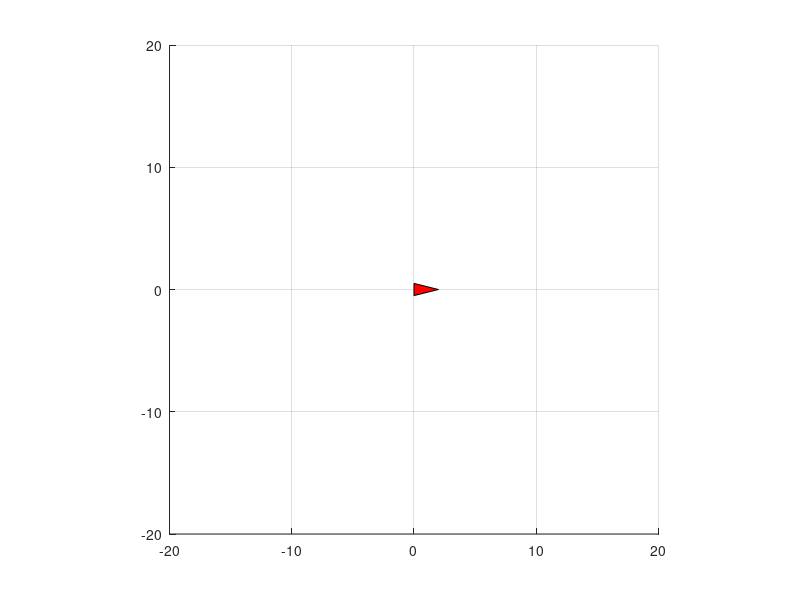

Write the MATLAB code that produced this figure. (Note: this script raises an error after producing the figure.)
%% Initial configurations
clc % Clear all text from command window
close all % Close all figures previously opened
clear % Clear previous environment variables
addpath RI/lib/
%addpath('../lib') % Update yout matlab path (the folder must exist)

list_of_exercises = { 
   %'Ex1'
   %'Ex2'
   %'Ex2mod'
   %'Ex3'
   'Ex4'

  }; %Defines the exercise to be executed (one or more at a time).


%% Ex1 -------------------------------------------------------------------

exercise = 'Ex1'; % Define the name of the current exercise
if ismember(exercise, list_of_exercises) %... if exer. in list_of_exercises
    disp(['Executing ' exercise ':'])
    clearvars -except list_of_exercises % Delete all previously declared vars

    P1=[-1 0]';
    P2=[1 0]';
    P3=[0 2]';
    
    A1=[P1 P2 P3];
    
    
    fill(A1(1,:),A1(2,:), 'g')
    axis equal
    axis([-10 10 -10 10])
    grid on
    
    v=[5 0]';
    A2=A1+v;
    
    hold on
    
    h=fill (A2(1,:), A2(2,:), 'r');

end

%% Ex2 -------------------------------------------------------------------

exercise = 'Ex2'; % Define the name of the current exercise
if ismember(exercise, list_of_exercises) %... if exer. in list_of_exercises
    disp(['Executing ' exercise ':'])
    clearvars -except list_of_exercises % Delete all previously declared vars

    P1=[-1 0]';
    P2=[1 0]';
    P3=[0 2]';
    
    A1=[P1 P2 P3];

    fill(A1(1,:),A1(2,:), 'g')
    axis equal
    axis([-10 10 -10 10])
    grid on
    
    v=[5 0]';
    A2=A1+v;
    
    hold on
    
    h=fill (A2(1,:), A2(2,:), 'r');

    a=30*pi/180; %conversão de 30º para radianos
    rota=[ cos(a) -sin(a); sin(a) cos(a)];
   
    A3=rota*A2;
   
    fill(A3(1,:),A3(2,:), 'b')
    
    n=10;
    a=linspace(60, 350, n);
    
    for i=a

        ii=i*pi/180;
        rota=[ cos(ii) -sin(ii); sin(ii) cos(ii)];
        
        A3=rota*A2;
        
        fill(A3(1,:),A3(2,:), 'b')
    
    end

end

%% Ex2mod -------------------------------------------------------------------

exercise = 'Ex2mod'; % Define the name of the current exercise
if ismember(exercise, list_of_exercises) %... if exer. in list_of_exercises
    disp(['Executing ' exercise ':'])
    clearvars -except list_of_exercises % Delete all previously declared vars

    P1=[-1 0]';
    P2=[1 0]';
    P3=[0 2]';
    
    A1=[P1 P2 P3];

    fill(A1(1,:),A1(2,:), 'g')
    axis equal
    axis([-10 10 -10 10])
    grid on
    
    v=[5 0]';
    A2=A1+v;
    
    hold on
    
    h=fill (A2(1,:), A2(2,:), 'r');

    n=50;
    for a=linspace(60, 350, n)*pi/180
        A4=rot(a)*A2;
        set(h, 'XData', A4(1,:), 'YData', A4(2,:))
        pause(0.03)
    end

end


%% Ex3 -------------------------------------------------------------------

exercise = 'Ex3'; % Define the name of the current exercise
if ismember(exercise, list_of_exercises) %... if exer. in list_of_exercises
    disp(['Executing ' exercise ':'])
    clearvars -except list_of_exercises % Delete all previously declared vars


    P1=[-1 0]';
    P2=[1 0]';
    P3=[0 2]';
    
    A1=[P1 P2 P3];
    %padding 
    A1 = [A1; ones(1,size(A1,2))];

    axis equal
    axis([-10 10 -10 10])
    grid on

    hold on

    h=fill (A1(1,:), A1(2,:), 'r');

    n=50;
    increments=linspace(0,1,n);

    %transformations
    vec1=[3 4]';
    vec2=[2 -5]';
    ang=80*pi/180;

    %translação [3 4]'
    for increment=increments
        t1=transGeom(vec1(1,1)*increment,vec1(2,1)*increment,0*increment);
        A2=t1*A1;
        set(h, 'XData', A2(1,:),'YData', A2(2,:))
        pause(0.05)
    end

    %rotação 80º
    for increment=increments
        r1=transGeom(0*increment,0*increment,ang*increment);
        A3=r1*A2;
        set(h, 'XData', A3(1,:),'YData', A3(2,:))
        pause(0.05)
    end

    %translação [2 -5]'
    for increment=increments
        t2=transGeom(vec2(1,1)*increment,vec2(2,1)*increment,0*increment);
        A4=t2*A3;
        set(h, 'XData', A4(1,:),'YData', A4(2,:))
        pause(0.05)
    end

end




%% Ex4 -------------------------------------------------------------------

exercise = 'Ex4'; % Define the name of the current exercise
if ismember(exercise, list_of_exercises) %... if exer. in list_of_exercises
    disp(['Executing ' exercise ':'])
    clearvars -except list_of_exercises % Delete all previously declared vars

    P1=[0 -1/2]';
    P2=[2 0]';
    P3=[0 1/2]';
    
    A1=[P1 P2 P3];
    %padding 
    A1 = [A1; ones(1,size(A1,2))];

    axis equal
    axis([-20 20 -20 20])
    grid on

    hold on

    h=fill (A1(1,:), A1(2,:), 'r');

    n=50;

    M=[0 -4 -6 -4
       0 2 0 -2
       154*pi/180 pi 3*pi/2  2*pi];

    AnimateSimple2D(h, A1, M, n)

end






